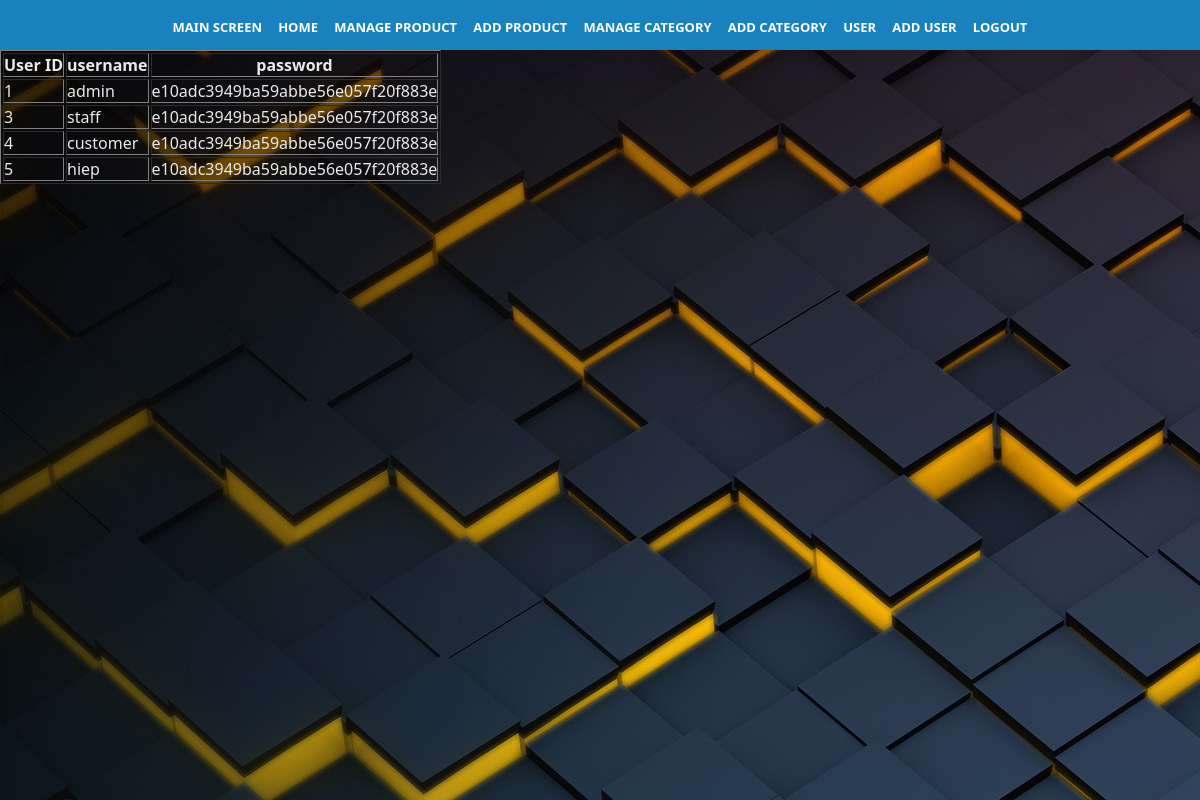
Screenshot of /Asm/view_user.php (signed in) with the database file from the repository.
### tables this page shows
CREATE TABLE `user` (
  `userId` int(11) NOT NULL,
  `username` varchar(50) NOT NULL,
  `password` varchar(255) NOT NULL
);

### Asm/function.php (called while the page is built, shortened)
<?php
$db_name = "assignment";
$host_name = "localhost";
$db_username = "root";
$db_password = "root";
$db_port = "3306";
$db_connection = new mysqli(
       $host_name,
       $db_username,
       $db_password,
       $db_name,
       $db_port
);
function execute_query($sql){
       global $db_connection;
       return $db_connection -> query($sql);
}
?>

### Asm/view_user.php (the view)
<?php
require_once "function.php";
require_once "admin.php";
$sql = "SELECT * FROM user";
$result = execute_query($sql);
?>
<div class="view-product-screen">
<table border="1">
       <tr>
       <th>User ID</th>
       <th>username</th>
       <th>password</th>
       </tr>
<?php
while($row = mysqli_fetch_array($result)) {?>
<tr>
       <td><?=$row[0]?></td>
       <td><?=$row['username']?></td>
       <td><?=$row['password']?></td>
</tr>
<?php } ?>
</table>
</div>

### Asm/Asm.css (style rules this page uses)
* { margin: 0; padding: 0; }
:root { --font-family-main : 'Segoe UI', Tahoma, Geneva, Verdana, sans-serif; --text-font-size: }
html { font-family:var(--font-family-main) }
.view-product-screen { background-image: url("image/bgrimg.jpg"); height: 750px; color: #eaeaea; }

### rows the page displays
user: userId "1", username "admin", password "e10adc3949ba59abbe56e057f20f883e"
user: userId "3", username "staff", password "e10adc3949ba59abbe56e057f20f883e"
user: userId "4", username "customer", password "e10adc3949ba59abbe56e057f20f883e"
user: userId "5", username "hiep", password "e10adc3949ba59abbe56e057f20f883e"
